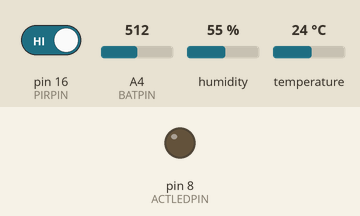
Simulated run of this sketch. Board: Arduino Uno, built for the host (arithmetic inside an expression is 32-bit, double 64-bit). Parts: output pins drawn as LEDs (lit = HIGH). The test bench sets the inputs (shaded band); at power-on: pin 16 (PIRPIN) HIGH, A4 (BATPIN) = 512, humidity 55 %, temperature 24 °C. No radio packets arrive unless stated.

Above: at 2.0 s.
2.1 s: pin 16 (PIRPIN) driven LOW
At 3.1 s:
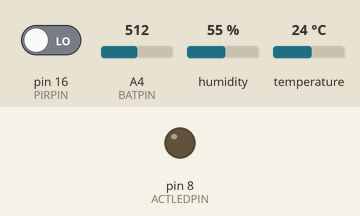
21.6 s: pin 16 (PIRPIN) driven HIGH
At 22.7 s:
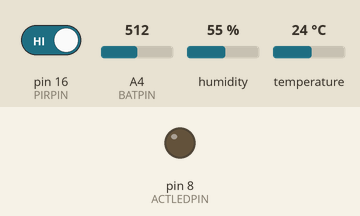
Timing chart, 0 to 24.6 s (numbered marks = the images above; inputs shaded):
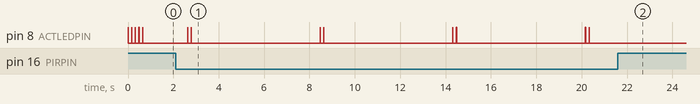

Measured:
- after the input at 2.1 s, pin 8 (ACTLEDPIN): LOW → HIGH after 0.52 s, then repeats every 5.8 s: LOW 0.15 s, HIGH 0.01 s, LOW 5.7 s, HIGH 0.01 s
- after the input at 21.6 s, pin 8 (ACTLEDPIN): stops changing and stays LOW

The sketch:

nrf_repeater_project_transmitter-s2.ino
```cpp
//  nRF Repeater Project -- Sensor Transmitter 2, Classroom
//
//  Includes a PIR sensor to detect people coming in, and a DHT11 sensor
//  to measure local temperature and humidity. An LED indicates when
//  the module detected a presense via the PIR sensor (double-flash) or
//  when sending the heartbeat signal. Battery voltage and battery-low
//  information is also sent.

//  Based on:
//  Arduino Wireless Communication Tutorial
//  by Dejan Nedelkovski, www.HowToMechatronics.com
//
//  Library: TMRh20/RF24, https://github.com/tmrh20/RF24/
//
//

#include <nrf_repeater_project.h>
#include <DHT11.h>
#include <SPI.h>
#include <nRF24L01.h>
#include <RF24.h>

//  Define IO pins for this project
#define PIRPIN    16    // PIR sensor output on D16
#define BATPIN    A4    // Battery voltage divider output on D18/A4
#define ACTLEDPIN 8     // Activity LED on D8
#define DHTPIN    2     // Pin for DHT11 temp/humidity sensor
#define NRFCEPIN  10    // Pin for nRF radio CE pin
#define NRFCSNPIN 9     // Pin for nRF radio CSN pin

//  Define other constants
#define HBTICKSTO  5000           // Heartbeat ticks until timout. 5000 ticks = ~ 10 seconds
#define BATLOWV 2.5               // Indicates the lower voltage before setting the SBATLOW warning bit

//  Instantiate DHT11 temp/humidity sensor and nRF radio
DHT11 dht11( DHTPIN );
RF24 radio( NRFCEPIN, NRFCSNPIN ); // CE, CSN     // NRF CE and CSN on pins D10 and D9

SensorStruct_t sensorData;        // Instantiate sensorData as a global

//  ---------------------------------------------------------------------------
//  flashLED
//  ---------------------------------------------------------------------------
void flashLED( int LEDPin, int times, int period )
{
  for( int x=0; x<times; x++ )
  {
    digitalWrite( LEDPin, HIGH );
    delay( 10 );
    digitalWrite( LEDPin, LOW );
    delay( period );
  }
}

//  ===========================================================================
//  setup
//  ===========================================================================

void setup()
{
  sensorData.sensorID = SENSOR2;    // SENSOR2 defined in nrf_repeater_project.h

  // pinMode( PIRPIN, INPUT );      // Not needed as Arduino IO pins default to input
  pinMode( ACTLEDPIN, OUTPUT );

  analogReference( INTERNAL1V1 );   // Set the internal 1.1 V reference

  flashLED( ACTLEDPIN, 5, 150 );    // Flash the LED to indicate the module is starting up

  radio.begin();                        // Start the radio
  radio.openWritingPipe(pipeSensor2);   // Set write pipe
  radio.setPALevel(RF24_PA_LOW);        // Set radio output level
  radio.setDataRate( RF24_250KBPS );    // Set data rate
  radio.stopListening();                // Stop listening because this module only transmits

} // End of setup block


//  ===========================================================================
//  loop
//  ===========================================================================
void loop()
{
  unsigned long startTick = ticks();    // To keep track of time for heartbeat
  unsigned long timePassed;             // Also to keep time, as above
  int pirGet;                           // To remember if PIR sensor triggered in loop
  int temp, humid;                      // Hold temperature and humidity values
  float batV;                           // Used to calculate and hold this modules battery voltage

  //  Wait here until either the PIR sensor is triggered or until a certain time has passed
  do
  {
    pirGet     = digitalRead( PIRPIN );             // Note that a LOW value indicates a detection
    timePassed = ticks() - startTick;
  }
  while( pirGet && ( timePassed < HBTICKSTO ) ) ;   // Wait for PIR input or heartbeat timeout to exit loop

  dht11.readTemperatureHumidity( temp, humid );     // Get temp/humid reading from DHT11 sensor
  sensorData.sensorTemp = temp;                     // Enter theese values into the data packet
  sensorData.sensorHumid = humid;

  if( !pirGet )                                   // If Got a ping on the sensor
  {
    sensorData.dataType = PING | TEMP | HUMID;    // Send ping, temp, and humid data.
    flashLED( ACTLEDPIN, 2, 150 );                 // Give a double flash to indicate activity
  }
  else
  {
    sensorData.dataType = HB | TEMP | HUMID;      // Send heartbeat, temp, and humid data.
    flashLED( ACTLEDPIN, 1,10 );
  }

  batV = 0;
  for( int x=0; x<10; x++ )         // Let ADC settle
    batV += analogRead( BATPIN );

  for( int x=0; x<10; x++ )         // Get real readings to average
      batV += analogRead( BATPIN );

  batV /= (float)10;
  batV = batV / 207.778+0.1294;
  sensorData.sensorBatV = batV;

  if( batV < BATLOWV )
    sensorData.dataType |= SBATLOW;   // Set battery low bit if battery voltage is low

  radio.write(&sensorData, sizeof(sensorData));
  delay(5000);
}
```
